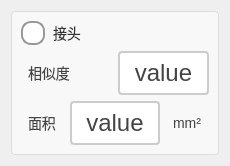
           <widget class="QWidget" name="widget_jietou" native="true">
            <layout class="QGridLayout" name="gridLayout_7">
             <item row="0" column="0">
              <widget class="QGroupBox" name="groupBox_6">
               <property name="styleSheet">
                <string notr="true">QGroupBox {
    border: 1px solid #DDD;
    border-radius: 4px;
    font: bold 14px;
    color: #666;
    background-color: #F8F8F8;
}

QGroupBox::title {
    subcontrol-origin: margin;
    subcontrol-position: top left;
    left: 10px;
    padding: 0 5px;
}</string>
               </property>
               <property name="title">
                <string/>
               </property>
               <layout class="QVBoxLayout" name="verticalLayout_2">
                <item>
                 <widget class="QRadioButton" name="rbtn_jietouEnable">
                  <property name="sizePolicy">
                   <sizepolicy hsizetype="Minimum" vsizetype="Minimum">
                    <horstretch>0</horstretch>
                    <verstretch>0</verstretch>
                   </sizepolicy>
                  </property>
                  <property name="styleSheet">
                   <string notr="true">QRadioButton {
    spacing: 8px;
    font-size: 14px;
    color: #333;  /* 保持原始文字颜色 */
}

/* 未选中状态 */
QRadioButton::indicator {
    width: 20px;
    height: 20px;
    border-radius: 10px;
    border: 2px solid #999;
    background: #ffffff;
}

/* 悬停效果 */
QRadioButton::indicator:hover {
    border: 2px solid #666;
}

/* 选中状态 */
QRadioButton::indicator:checked {
    border: 2px solid #FF6B00;  /* 橙色边框 */
}

/* 选中时的内圆 */
QRadioButton::indicator:checked {
    background-color: qradialgradient(
        cx:0.5, cy:0.5,
        radius:0.4,
        fx:0.5, fy:0.5,
        stop:0 #FF6B00,  /* 主橙色 */
        stop:1 transparent
    );
}

/* 禁用状态 */
QRadioButton:::disabled {
    border: 2px solid #ccc;
    background: #eee;
}

/* 点击动画效果 */
QRadioButton::indicator:pressed {
    border: 2px solid #CC5500;  /* 深橙色边框 */
    background-color: qradialgradient(
        cx:0.5, cy:0.5,
        radius:0.5,
        fx:0.5, fy:0.5,
        stop:0 #FFD8B3,  /* 浅橙色渐变 */
        stop:1 transparent
    );
}</string>
                  </property>
                  <property name="text">
                   <string>接头</string>
                  </property>
                 </widget>
                </item>
                <item>
                 <layout class="QHBoxLayout" name="horizontalLayout_7">
                  <item>
                   <widget class="QLabel" name="label_17">
                    <property name="sizePolicy">
                     <sizepolicy hsizetype="Minimum" vsizetype="Minimum">
                      <horstretch>0</horstretch>
                      <verstretch>0</verstretch>
                     </sizepolicy>
                    </property>
                    <property name="styleSheet">
                     <string notr="true">/* 基础标签样式 */
QLabel {
    color: #444444;          /* 主文字色 */
    font-size: 14px;         /* 标准字号 */
    background: transparent; /* 透明背景 */
    padding: 2px 4px;        /* 基础内边距 */
}

/* 标题样式 */
QLabel.title {
    font-size: 16px;
    font-weight: 600;
    color: #333333;
    border-bottom: 1px solid #DDDDDD; /* 下划线装饰 */
    padding-bottom: 4px;
}

/* 副标题/次要文本 */
QLabel.subtitle {
    color: #666666;
    font-size: 13px;
    font-style: italic;
}

/* 强调文本 */
QLabel.emphasis {
    color: #333333;
    font-weight: 500;
    background-color: #F5F5F5;
    border-radius: 3px;
    padding: 4px 8px;
}

/* 状态标签（成功/警告/错误） */
QLabel[state=&quot;success&quot;] {
    color: #228B22;          /* 森林绿 */
    border-left: 3px solid #228B22;
    padding-left: 8px;
}

QLabel[state=&quot;warning&quot;] {
    color: #FF8C00;          /* 暗橙 */
    border-left: 3px solid #FF8C00;
    padding-left: 8px;
}

QLabel[state=&quot;error&quot;] {
    color: #B22222;          /* 砖红 */
    border-left: 3px solid #B22222;
    padding-left: 8px;
}

/* 数据展示标签 */
QLabel.data {
    color: #2F4F4F;          /* 深石板灰 */
    font-family: monospace;
    border: 1px solid #E0E0E0;
    background-color: #FFFFFF;
    padding: 6px 12px;
    border-radius: 4px;
}

/* 禁用状态 */
QLabel:disabled {
    color: #AAAAAA;
    background-color: transparent;
}

/* 链接样式（伪链接效果） */
QLabel.link {
    color: #4682B4;          /* 钢蓝 */
    text-decoration: underline;
    border-bottom: 1px dotted #4682B4;
}

/* 图标标签 */
QLabel.icon {
    qproperty-alignment: AlignCenter;
    border: 1px solid #E0E0E0;
    border-radius: 4px;
    background-color: #FFFFFF;
    padding: 12px;
}</string>
                    </property>
                    <property name="text">
                     <string>相似度</string>
                    </property>
                   </widget>
                  </item>
                  <item>
                   <widget class="QPushButton" name="pbtn_jietouSimilarity">
                    <property name="sizePolicy">
                     <sizepolicy hsizetype="Minimum" vsizetype="Minimum">
                      <horstretch>0</horstretch>
                      <verstretch>0</verstretch>
                     </sizepolicy>
                    </property>
                    <property name="styleSheet">
                     <string notr="true">QPushButton {
    padding: 6px 14px;
    border: 2px solid #CCC;
    border-radius: 4px;
    background-color: white;
    color: #444;
	font-size:24px;
}

QPushButton:hover {
    border-color: #999;
    background-color: #F5F5F5;
}

QPushButton:pressed {
    border-color: #777;
    background-color: #EEE;
}</string>
                    </property>
                    <property name="text">
                     <string>value</string>
                    </property>
                   </widget>
                  </item>
                 </layout>
                </item>
                <item>
                 <layout class="QHBoxLayout" name="horizontalLayout_8">
                  <item>
                   <widget class="QLabel" name="label_27">
                    <property name="sizePolicy">
                     <sizepolicy hsizetype="Minimum" vsizetype="Minimum">
                      <horstretch>0</horstretch>
                      <verstretch>0</verstretch>
                     </sizepolicy>
                    </property>
                    <property name="styleSheet">
                     <string notr="true">/* 基础标签样式 */
QLabel {
    color: #444444;          /* 主文字色 */
    font-size: 14px;         /* 标准字号 */
    background: transparent; /* 透明背景 */
    padding: 2px 4px;        /* 基础内边距 */
}

/* 标题样式 */
QLabel.title {
    font-size: 16px;
    font-weight: 600;
    color: #333333;
    border-bottom: 1px solid #DDDDDD; /* 下划线装饰 */
    padding-bottom: 4px;
}

/* 副标题/次要文本 */
QLabel.subtitle {
    color: #666666;
    font-size: 13px;
    font-style: italic;
}

/* 强调文本 */
QLabel.emphasis {
    color: #333333;
    font-weight: 500;
    background-color: #F5F5F5;
    border-radius: 3px;
    padding: 4px 8px;
}

/* 状态标签（成功/警告/错误） */
QLabel[state=&quot;success&quot;] {
    color: #228B22;          /* 森林绿 */
    border-left: 3px solid #228B22;
    padding-left: 8px;
}

QLabel[state=&quot;warning&quot;] {
    color: #FF8C00;          /* 暗橙 */
    border-left: 3px solid #FF8C00;
    padding-left: 8px;
}

QLabel[state=&quot;error&quot;] {
    color: #B22222;          /* 砖红 */
    border-left: 3px solid #B22222;
    padding-left: 8px;
}

/* 数据展示标签 */
QLabel.data {
    color: #2F4F4F;          /* 深石板灰 */
    font-family: monospace;
    border: 1px solid #E0E0E0;
    background-color: #FFFFFF;
    padding: 6px 12px;
    border-radius: 4px;
}

/* 禁用状态 */
QLabel:disabled {
    color: #AAAAAA;
    background-color: transparent;
}

/* 链接样式（伪链接效果） */
QLabel.link {
    color: #4682B4;          /* 钢蓝 */
    text-decoration: underline;
    border-bottom: 1px dotted #4682B4;
}

/* 图标标签 */
QLabel.icon {
    qproperty-alignment: AlignCenter;
    border: 1px solid #E0E0E0;
    border-radius: 4px;
    background-color: #FFFFFF;
    padding: 12px;
}</string>
                    </property>
                    <property name="text">
                     <string>面积</string>
                    </property>
                   </widget>
                  </item>
                  <item>
                   <widget class="QPushButton" name="pbtn_jietouArea">
                    <property name="sizePolicy">
                     <sizepolicy hsizetype="Minimum" vsizetype="Minimum">
                      <horstretch>0</horstretch>
                      <verstretch>0</verstretch>
                     </sizepolicy>
                    </property>
                    <property name="styleSheet">
                     <string notr="true">QPushButton {
    padding: 6px 14px;
    border: 2px solid #CCC;
    border-radius: 4px;
    background-color: white;
    color: #444;
	font-size:24px;
}

QPushButton:hover {
    border-color: #999;
    background-color: #F5F5F5;
}

QPushButton:pressed {
    border-color: #777;
    background-color: #EEE;
}</string>
                    </property>
                    <property name="text">
                     <string>value</string>
                    </property>
                   </widget>
                  </item>
                  <item>
                   <widget class="QLabel" name="label_33">
                    <property name="sizePolicy">
                     <sizepolicy hsizetype="Minimum" vsizetype="Minimum">
                      <horstretch>0</horstretch>
                      <verstretch>0</verstretch>
                     </sizepolicy>
                    </property>
                    <property name="styleSheet">
                     <string notr="true">/* 基础标签样式 */
QLabel {
    color: #444444;          /* 主文字色 */
    font-size: 14px;         /* 标准字号 */
    background: transparent; /* 透明背景 */
    padding: 2px 4px;        /* 基础内边距 */
}

/* 标题样式 */
QLabel.title {
    font-size: 16px;
    font-weight: 600;
    color: #333333;
    border-bottom: 1px solid #DDDDDD; /* 下划线装饰 */
    padding-bottom: 4px;
}

/* 副标题/次要文本 */
QLabel.subtitle {
    color: #666666;
    font-size: 13px;
    font-style: italic;
}

/* 强调文本 */
QLabel.emphasis {
    color: #333333;
    font-weight: 500;
    background-color: #F5F5F5;
    border-radius: 3px;
    padding: 4px 8px;
}

/* 状态标签（成功/警告/错误） */
QLabel[state=&quot;success&quot;] {
    color: #228B22;          /* 森林绿 */
    border-left: 3px solid #228B22;
    padding-left: 8px;
}

QLabel[state=&quot;warning&quot;] {
    color: #FF8C00;          /* 暗橙 */
    border-left: 3px solid #FF8C00;
    padding-left: 8px;
}

QLabel[state=&quot;error&quot;] {
    color: #B22222;          /* 砖红 */
    border-left: 3px solid #B22222;
    padding-left: 8px;
}

/* 数据展示标签 */
QLabel.data {
    color: #2F4F4F;          /* 深石板灰 */
    font-family: monospace;
    border: 1px solid #E0E0E0;
    background-color: #FFFFFF;
    padding: 6px 12px;
    border-radius: 4px;
}

/* 禁用状态 */
QLabel:disabled {
    color: #AAAAAA;
    background-color: transparent;
}

/* 链接样式（伪链接效果） */
QLabel.link {
    color: #4682B4;          /* 钢蓝 */
    text-decoration: underline;
    border-bottom: 1px dotted #4682B4;
}

/* 图标标签 */
QLabel.icon {
    qproperty-alignment: AlignCenter;
    border: 1px solid #E0E0E0;
    border-radius: 4px;
    background-color: #FFFFFF;
    padding: 12px;
}</string>
                    </property>
                    <property name="text">
                     <string>mm²</string>
                    </property>
                   </widget>
                  </item>
                 </layout>
                </item>
               </layout>
              </widget>
             </item>
            </layout>
           </widget>
